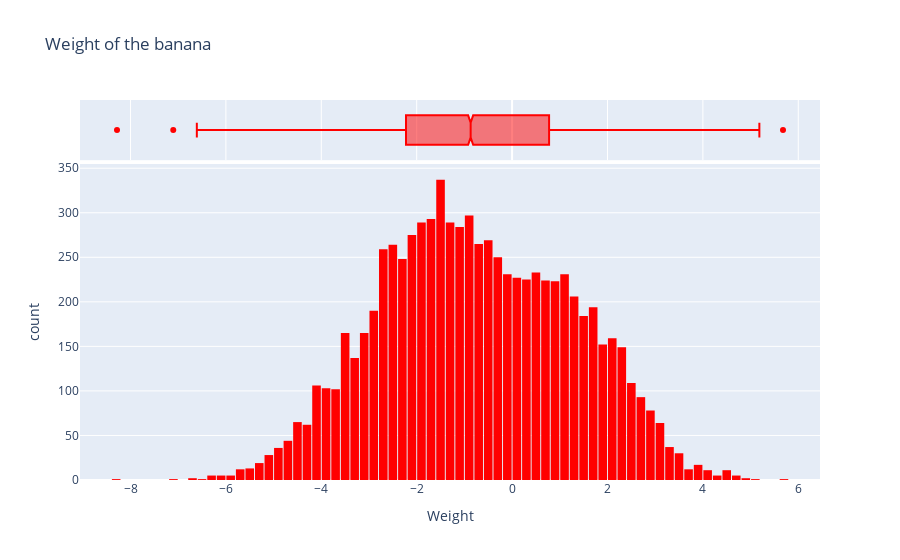

Write notebook code for a chart like this one.
### Code cell
fig = px.histogram(df,
                   x = 'Weight',
                   marginal='box',
                   color_discrete_sequence=['red'],
                   title='Weight of the banana')
fig.update_layout(bargap=0.1)
fig.show()

### Figure 1 — Plotly figure (JSON) as saved in the notebook; plotly's stock layout.template omitted (floating-point values rounded to 4 significant figures; data arrays with more than 128 entries replaced by an {"elided": "..."} marker saying what was removed)
{"data": [{"bingroup": "x", "hovertemplate": "Weight=%{x}<br>count=%{y}<extra></extra>", "legendgroup": "", "marker": {"color": "red", "pattern": {"shape": ""}}, "name": "", "orientation": "v", "showlegend": false, "type": "histogram", "x": {"elided": "8000 float values"}, "xaxis": "x", "yaxis": "y"}, {"hovertemplate": "Weight=%{x}<extra></extra>", "legendgroup": "", "marker": {"color": "red"}, "name": "", "notched": true, "showlegend": false, "type": "box", "x": {"elided": "8000 float values"}, "xaxis": "x2", "yaxis": "y2"}], "layout": {"bargap": 0.1, "barmode": "relative", "legend": {"tracegroupgap": 0}, "title": {"text": "Weight of the banana"}, "xaxis": {"anchor": "y", "domain": [0, 1], "title": {"text": "Weight"}}, "xaxis2": {"anchor": "y2", "domain": [0, 1], "matches": "x", "showgrid": true, "showticklabels": false}, "yaxis": {"anchor": "x", "domain": [0, 0.8316], "title": {"text": "count"}}, "yaxis2": {"anchor": "x2", "domain": [0.8416, 1], "matches": "y2", "showgrid": false, "showline": false, "showticklabels": false, "ticks": ""}}}
